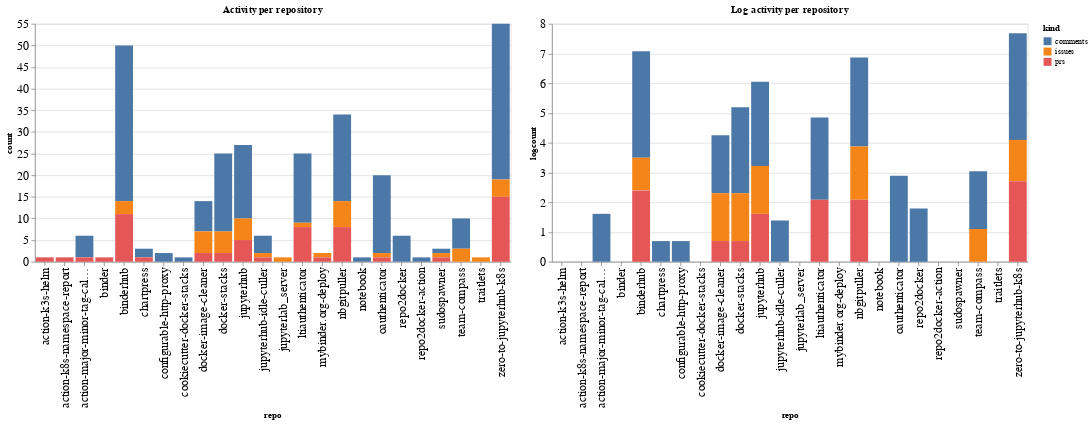

The cell this chart's notebook holds for it:
### Code cell
ch1 = alt.Chart(repo_summaries, width=600, title="Activity per repository").mark_bar().encode(
    x='repo',
    y='count',
    color='kind',
    tooltip="kind"
)

ch2 = alt.Chart(repo_summaries, width=600, title="Log activity per repository").mark_bar().encode(
    x='repo',
    y='logcount',
    color='kind',
    tooltip="kind"
)

ch1 | ch2

### Figure 1 — Vega-Lite specification as saved in the notebook (floating-point values rounded to 4 significant figures)
{"config": {"axisLeft": {"labelFontSize": 15}, "axisBottom": {"labelFontSize": 15}}, "hconcat": [{"mark": "bar", "encoding": {"color": {"type": "nominal", "field": "kind"}, "tooltip": {"type": "nominal", "field": "kind"}, "x": {"type": "nominal", "field": "repo"}, "y": {"type": "quantitative", "field": "count"}}, "title": "Activity per repository", "width": 600}, {"mark": "bar", "encoding": {"color": {"type": "nominal", "field": "kind"}, "tooltip": {"type": "nominal", "field": "kind"}, "x": {"type": "nominal", "field": "repo"}, "y": {"type": "quantitative", "field": "logcount"}}, "title": "Log activity per repository", "width": 600}], "data": {"name": "data-bddf9390b0ef562b1b72576d9a5c1957"}, "$schema": "https://vega.github.io/schema/vega-lite/v4.8.1.json", "datasets": {"data-bddf9390b0ef562b1b72576d9a5c1957": [{"repo": "action-k3s-helm", "kind": "prs", "count": 1, "logcount": 0.0}, {"repo": "action-k8s-namespace-report", "kind": "prs", "count": 1, "logcount": 0.0}, {"repo": "action-major-minor-tag-calculator", "kind": "comments", "count": 5, "logcount": 1.609}, {"repo": "action-major-minor-tag-calculator", "kind": "prs", "count": 1, "logcount": 0.0}, {"repo": "binder", "kind": "prs", "count": 1, "logcount": 0.0}, {"repo": "binderhub", "kind": "comments", "count": 36, "logcount": 3.584}, {"repo": "binderhub", "kind": "issues", "count": 3, "logcount": 1.099}, {"repo": "binderhub", "kind": "prs", "count": 11, "logcount": 2.398}, {"repo": "chartpress", "kind": "comments", "count": 2, "logcount": 0.6931}, {"repo": "chartpress", "kind": "prs", "count": 1, "logcount": 0.0}, {"repo": "configurable-http-proxy", "kind": "comments", "count": 2, "logcount": 0.6931}, {"repo": "cookiecutter-docker-stacks", "kind": "comments", "count": 1, "logcount": 0.0}, {"repo": "docker-image-cleaner", "kind": "comments", "count": 7, "logcount": 1.946}, {"repo": "docker-image-cleaner", "kind": "issues", "count": 5, "logcount": 1.609}, {"repo": "docker-image-cleaner", "kind": "prs", "count": 2, "logcount": 0.6931}, {"repo": "docker-stacks", "kind": "comments", "count": 18, "logcount": 2.89}, {"repo": "docker-stacks", "kind": "issues", "count": 5, "logcount": 1.609}, {"repo": "docker-stacks", "kind": "prs", "count": 2, "logcount": 0.6931}, {"repo": "jupyterhub", "kind": "comments", "count": 17, "logcount": 2.833}, {"repo": "jupyterhub", "kind": "issues", "count": 5, "logcount": 1.609}, {"repo": "jupyterhub", "kind": "prs", "count": 5, "logcount": 1.609}, {"repo": "jupyterhub-idle-culler", "kind": "comments", "count": 4, "logcount": 1.386}, {"repo": "jupyterhub-idle-culler", "kind": "issues", "count": 1, "logcount": 0.0}, {"repo": "jupyterhub-idle-culler", "kind": "prs", "count": 1, "logcount": 0.0}, {"repo": "jupyterlab_server", "kind": "issues", "count": 1, "logcount": 0.0}, {"repo": "ltiauthenticator", "kind": "comments", "count": 16, "logcount": 2.773}, {"repo": "ltiauthenticator", "kind": "issues", "count": 1, "logcount": 0.0}, {"repo": "ltiauthenticator", "kind": "prs", "count": 8, "logcount": 2.079}, {"repo": "mybinder.org-deploy", "kind": "issues", "count": 1, "logcount": 0.0}, {"repo": "mybinder.org-deploy", "kind": "prs", "count": 1, "logcount": 0.0}, {"repo": "nbgitpuller", "kind": "comments", "count": 20, "logcount": 2.996}, {"repo": "nbgitpuller", "kind": "issues", "count": 6, "logcount": 1.792}, {"repo": "nbgitpuller", "kind": "prs", "count": 8, "logcount": 2.079}, {"repo": "notebook", "kind": "comments", "count": 1, "logcount": 0.0}, {"repo": "oauthenticator", "kind": "comments", "count": 18, "logcount": 2.89}, {"repo": "oauthenticator", "kind": "issues", "count": 1, "logcount": 0.0}, {"repo": "oauthenticator", "kind": "prs", "count": 1, "logcount": 0.0}, {"repo": "repo2docker", "kind": "comments", "count": 6, "logcount": 1.792}, {"repo": "repo2docker-action", "kind": "comments", "count": 1, "logcount": 0.0}, {"repo": "sudospawner", "kind": "comments", "count": 1, "logcount": 0.0}, {"repo": "sudospawner", "kind": "issues", "count": 1, "logcount": 0.0}, {"repo": "sudospawner", "kind": "prs", "count": 1, "logcount": 0.0}, {"repo": "team-compass", "kind": "comments", "count": 7, "logcount": 1.946}, {"repo": "team-compass", "kind": "issues", "count": 3, "logcount": 1.099}, {"repo": "traitlets", "kind": "issues", "count": 1, "logcount": 0.0}, {"repo": "zero-to-jupyterhub-k8s", "kind": "comments", "count": 36, "logcount": 3.584}, {"repo": "zero-to-jupyterhub-k8s", "kind": "issues", "count": 4, "logcount": 1.386}, {"repo": "zero-to-jupyterhub-k8s", "kind": "prs", "count": 15, "logcount": 2.708}]}}
